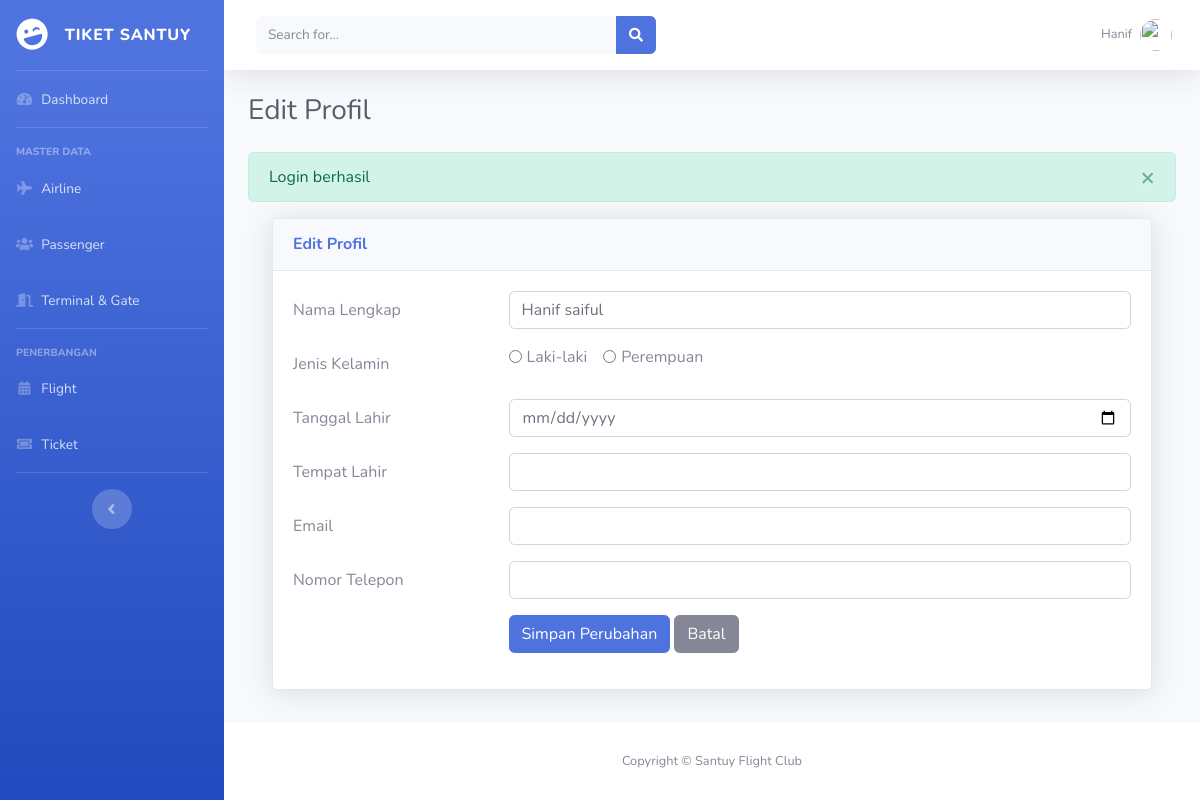
The page /edit_profile.php (signed in) on the database its author committed.
### tables this page shows
CREATE TABLE `passenger` (
  `UserID` int DEFAULT NULL,
  `PassengerID` int NOT NULL AUTO_INCREMENT,
  `Name` varchar(100) NOT NULL,
  `gender` varchar(6) DEFAULT NULL,
  `BirthDate` date DEFAULT NULL,
  `PlaceOfBirth` varchar(50) DEFAULT NULL,
  `ContactEmail` varchar(50) DEFAULT NULL,
  `ContactNumber` varchar(50) DEFAULT NULL,
  PRIMARY KEY (`PassengerID`),
  KEY `UserID` (`UserID`),
  CONSTRAINT `passenger_ibfk_1` FOREIGN KEY (`UserID`) REFERENCES `user` (`UserID`)
);

### functions/passenger.php (called while the page is built, shortened)
<?php
require_once dirname(__FILE__) . "/../connections/database.php";
function getById($id)
{
    global $mysql;
    $stmt = $mysql->prepare("SELECT * FROM passenger WHERE PassengerID = ?");
    $stmt->bind_param("i", $id);
    $stmt->execute();
    return $stmt->get_result();
}

### edit_profile.php (the view, shortened to what this page needs)
<?php
require_once dirname(__FILE__) . "/functions/passenger.php";
$user = $_SESSION['user'];
$passenger = Passenger\getById($user['UserID'])->fetch_assoc();
?>
<div class="container-fluid">
    <div class="card shadow mb-4">
        <div class="card-header py-3">
            <h6 class="m-0 font-weight-bold text-primary">Edit Profil</h6>
        </div>
        <div class="card-body">
            <form method="POST" action="">
                <div class="form-group row">
                    <label for="fullname" class="col-sm-3 col-form-label">Nama Lengkap</label>
                    <div class="col-sm-9">
                        <input type="text" class="form-control" id="fullname" name="fullname"
                               value="<?= htmlspecialchars($passenger['Name'] ?? '') ?>" required>
                    </div>
                </div>
                <div class="form-group row">
                    <label class="col-sm-3 col-form-label">Jenis Kelamin</label>
                    <div class="col-sm-9">
                        <div class="form-check form-check-inline">
                            <input class="form-check-input" type="radio" name="gender" id="male"
                                   value="Male" <?= ($passenger['gender'] ?? '') === 'Male' ? 'checked' : '' ?> required>
                            <label class="form-check-label" for="male">Laki-laki</label>
                        </div>
                        <div class="form-check form-check-inline">
                            <input class="form-check-input" type="radio" name="gender" id="female"
                                   value="Female" <?= ($passenger['gender'] ?? '') === 'Female' ? 'checked' : '' ?>>
                            <label class="form-check-label" for="female">Perempuan</label>
                        </div>
                    </div>
                </div>
                <div class="form-group row">
                    <label for="birth_date" class="col-sm-3 col-form-label">Tanggal Lahir</label>
                    <div class="col-sm-9">
                        <input type="date" class="form-control" id="birth_date" name="birth_date"
                               value="<?= htmlspecialchars($passenger['BirthDate'] ?? '') ?>" required>
                    </div>
                </div>
                <div class="form-group row">
                    <label for="place_of_birth" class="col-sm-3 col-form-label">Tempat Lahir</label>
                    <div class="col-sm-9">
                        <input type="text" class="form-control" id="place_of_birth" name="place_of_birth"
                               value="<?= htmlspecialchars($passenger['PlaceOfBirth'] ?? '') ?>" required>
                    </div>
                </div>
                <div class="form-group row">
                    <label for="email" class="col-sm-3 col-form-label">Email</label>
                    <div class="col-sm-9">
                        <input type="email" class="form-control" id="email" name="email"
                               value="<?= htmlspecialchars($passenger['ContactEmail'] ?? '') ?>" required>
                    </div>
                </div>
                <div class="form-group row">
                    <label for="phone" class="col-sm-3 col-form-label">Nomor Telepon</label>
                    <div class="col-sm-9">
                        <input type="tel" class="form-control" id="phone" name="phone"
                               value="<?= htmlspecialchars($passenger['ContactNumber'] ?? '') ?>" required>
                    </div>
                </div>
                <div class="form-group row">
                    <div class="col-sm-9 offset-sm-3">
                        <button type="submit" class="btn btn-primary">Simpan Perubahan</button>
                        <a href="profile.php" class="btn btn-secondary">Batal</a>
                    </div>
                </div>
            </form>
        </div>
    </div>
</div>
<?php
require "layouts/app.php";

### rows shown on the page
passenger: fullname "Hanif saiful", gender "☐ Laki-laki", gender "☐ Perempuan"

### other values the page prints
$item['title'] "Dashboard"
$item['title'] "Airline"
$item['title'] "Passenger"
$item['title'] "Terminal & Gate"
$item['title'] "Flight"
$item['title'] "Ticket"
$_SESSION['user']['Username'] "Hanif"
$title "Edit Profil"
$_SESSION['success'] "Login berhasil"
